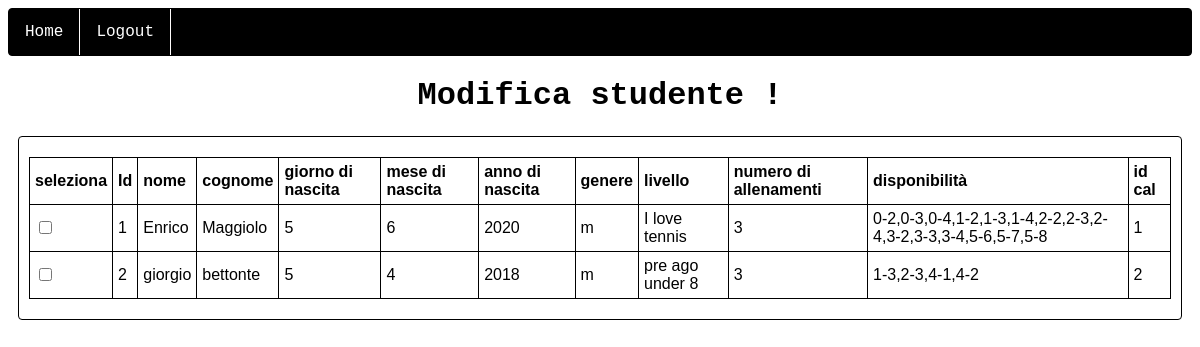
The page /home/modificaallievo (signed in) on the database its author committed.
### website/models.py (models this page shows)
class Allievo(db.Model):
    id = db.Column(db.Integer, primary_key = True)
    nome = db.Column(db.String(150))
    cognome = db.Column(db.String(150))
    giornonascita = db.Column(db.Integer)
    mesenascita = db.Column(db.Integer)
    annonascita = db.Column(db.Integer)
    genere = db.Column(db.String(150))
    livello = db.Column(db.String(150))
    numeroallenamenti = db.Column(db.Integer)
    slotdisponibilita = db.Column(db.String(150))
    id_calendario = db.Column(db.Integer, db.ForeignKey('calendario.id'))

### website/dashboard.py (the view)
@dashboard.route('/modificaallievo', methods=['GET', 'POST'])
@login_required
def modify_student():
    calendar_list = Calendario.query.all()
    student_list =  Allievo.query.all()
    if request.method == 'POST':
        nome = request.form.get("nome")
        print(nome)
        cognome = request.form.get("cognome")
        print(cognome)
        numero_allenamenti = request.form.get("allenamenti")
        print(numero_allenamenti)
        id_allievo = request.form.get("idallievo")
        d = request.form.getlist("check")
        slotDisponibili = ""
        buckets_days = [[] for x in range (6)]
        for check in d:
            split = check.rsplit('-')
            buckets_days[int(split[0])].append(split[1])
        print(buckets_days)
        count = 0
        for d,day in enumerate(buckets_days):
            if len (day) > 0:
                count += 1
        if count < int(numero_allenamenti):
                flash("il numero di slot inseriti non soddisfa il numero di allenamenti a settimana dell'allievo")
                return render_template("modificaallievo.html", user=current_user, calendar_list = calendar_list)
        print("è andato tutto bene")
        for x,day in enumerate(buckets_days):
            for slots in day:
                slotDisponibili += f"{x}-{slots},"
        actual_student = Allievo.query.filter_by(id=id_allievo).first()
        actual_student.slotdisponibilita = slotDisponibili[:-1]
        return render_template("modificaallievo.html", user = current_user, student_list = student_list, calendar_list = calendar_list)
    else:
        return render_template("modificaallievo.html", user = current_user, student_list = student_list, calendar_list = calendar_list)

### website/__init__.py (called while the page is built)
def create_app():
    app = Flask(__name__)
    app.config['SECRET_KEY'] = 'sdhfjdshgreghuewrg'
    app.config['SQLALCHEMY_DATABASE_URI'] = f'sqlite:///{DB_NAME}'
    db.init_app(app) # inizializzazione del database dando l'app di flask
    from .dashboard import dashboard
    from .access import access
    from .optimization import optimization
    app.register_blueprint(access, url_prefix='/')
    app.register_blueprint(dashboard, url_prefix='/home')
    app.register_blueprint(optimization, url_prefix='/home/optimization')
    from .models import User
    with app.app_context():
        db.create_all()
        login_manager = LoginManager()
        login_manager.login_view = 'access.login'
        login_manager.init_app(app)
        @login_manager.user_loader
        def load_user(id):
            return User.query.get(int(id))
    return app

### website/templates/dashboard/modificaallievo.html (shortened to what this page needs)
{% extends "base.html"%}
{% block content %}
<link rel="stylesheet" href="{{ url_for('static', filename='styles/modifyStudent.css') }}">
<h1>Modifica studente !</h1>
{% if not student_list%}
<h1>non c'è nessun allievo ancora</h1>
<div class="add-student">
    <a href="aggiungi">
        <button>Aggiungi un allievo!</button>
    </a>
</div>
{% else %}
<div class="student-list" id="student-list">
    <table id="table-students">
        <tr>
            <th>seleziona</th>
            <th>Id</th>
            <th>nome</th>
            <th>cognome</th>
            <th>giorno di nascita</th>
            <th>mese di nascita</th>
            <th>anno di nascita</th>
            <th>genere</th>
            <th>livello</th>
            <th>numero di allenamenti</th>
            <th>disponibilità</th>
            <th>id cal</th>
        </tr>
    {% for student in student_list%}
        <tr id="tr{{student.id}}" name="tr{{student.id}}" class="trcal">
            <td><input type="checkbox" id="{{student.id}}" class="checkbox-calendar" onclick="generate_popup(this)"></td>
            <td>{{student.id}}</td>
            <td>{{student.nome}}</td>
            <td>{{student.cognome}}</td>
            <td>{{student.giornonascita}}</td>
            <td>{{student.mesenascita}}</td>
            <td>{{student.annonascita}}</td>
            <td>{{student.genere}}</td>
            <td>{{student.livello}}</td>
            <td>{{student.numeroallenamenti}}</td>
            <td>{{student.slotdisponibilita}}</td>
            <td>{{student.id_calendario}}</td>
        </tr>
    {% endfor %}
    </table>
</div>
{% endif %}
{% endblock %}

### website/static/styles/baseStyle.css (style rules this page uses)
body { background-color: rgb(255, 255, 255); font-family: "Roboto Mono", "Mabry Pro", monospace; }
.container h1 { text-align: center; }

### website/static/styles/modifyStudent.css (style rules this page uses)
.student-list { display: flex; flex-direction: column; align-items: center; background-color: white; border: 1px solid black; border-radius: 0.25rem; margin: 10px; padding: 10px; }
.student-list #table-students { font-family: arial, sans-serif; border-collapse: collapse; width: 100%; margin: 10px; }
.student-list #table-students th { text-align: left; margin-left: 1px; border: 1px solid black; padding:5px }
.student-list #table-students td { text-align: left; border: 1px solid black; padding:5px }

### rows shown on the page
Allievo: id "1", nome "Enrico", cognome "Maggiolo", giornonascita "5", mesenascita "6", annonascita "2020", genere "m", livello "I love tennis", numeroallenamenti "3", slotdisponibilita "0-2,0-3,0-4,1-2,1-3,1-4,2-2,2-3,2-4,3-2,3-3,3-4,5-6,5-7,5-8", id_calendario "1"
Allievo: id "2", nome "giorgio", cognome "bettonte", giornonascita "5", mesenascita "4", annonascita "2018", genere "m", livello "pre ago under 8", numeroallenamenti "3", slotdisponibilita "1-3,2-3,4-1,4-2", id_calendario "2"
